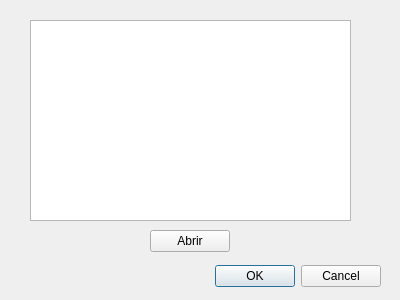
<?xml version="1.0" encoding="UTF-8"?>
<ui version="4.0">
 <class>Dialog1</class>
 <widget class="QDialog" name="Dialog1">
  <property name="geometry">
   <rect>
    <x>0</x>
    <y>0</y>
    <width>400</width>
    <height>300</height>
   </rect>
  </property>
  <property name="windowTitle">
   <string>Dialog</string>
  </property>
  <widget class="QDialogButtonBox" name="buttonBox">
   <property name="geometry">
    <rect>
     <x>40</x>
     <y>260</y>
     <width>341</width>
     <height>32</height>
    </rect>
   </property>
   <property name="orientation">
    <enum>Qt::Horizontal</enum>
   </property>
   <property name="standardButtons">
    <set>QDialogButtonBox::Cancel|QDialogButtonBox::Ok</set>
   </property>
  </widget>
  <widget class="QTreeView" name="treeView">
   <property name="geometry">
    <rect>
     <x>30</x>
     <y>20</y>
     <width>321</width>
     <height>201</height>
    </rect>
   </property>
  </widget>
  <widget class="QPushButton" name="btnabrircarpeta">
   <property name="geometry">
    <rect>
     <x>150</x>
     <y>230</y>
     <width>80</width>
     <height>22</height>
    </rect>
   </property>
   <property name="text">
    <string>Abrir</string>
   </property>
  </widget>
 </widget>
 <resources/>
 <connections>
  <connection>
   <sender>buttonBox</sender>
   <signal>accepted()</signal>
   <receiver>Dialog1</receiver>
   <slot>accept()</slot>
   <hints>
    <hint type="sourcelabel">
     <x>248</x>
     <y>254</y>
    </hint>
    <hint type="destinationlabel">
     <x>157</x>
     <y>274</y>
    </hint>
   </hints>
  </connection>
  <connection>
   <sender>buttonBox</sender>
   <signal>rejected()</signal>
   <receiver>Dialog1</receiver>
   <slot>reject()</slot>
   <hints>
    <hint type="sourcelabel">
     <x>316</x>
     <y>260</y>
    </hint>
    <hint type="destinationlabel">
     <x>286</x>
     <y>274</y>
    </hint>
   </hints>
  </connection>
 </connections>
</ui>
